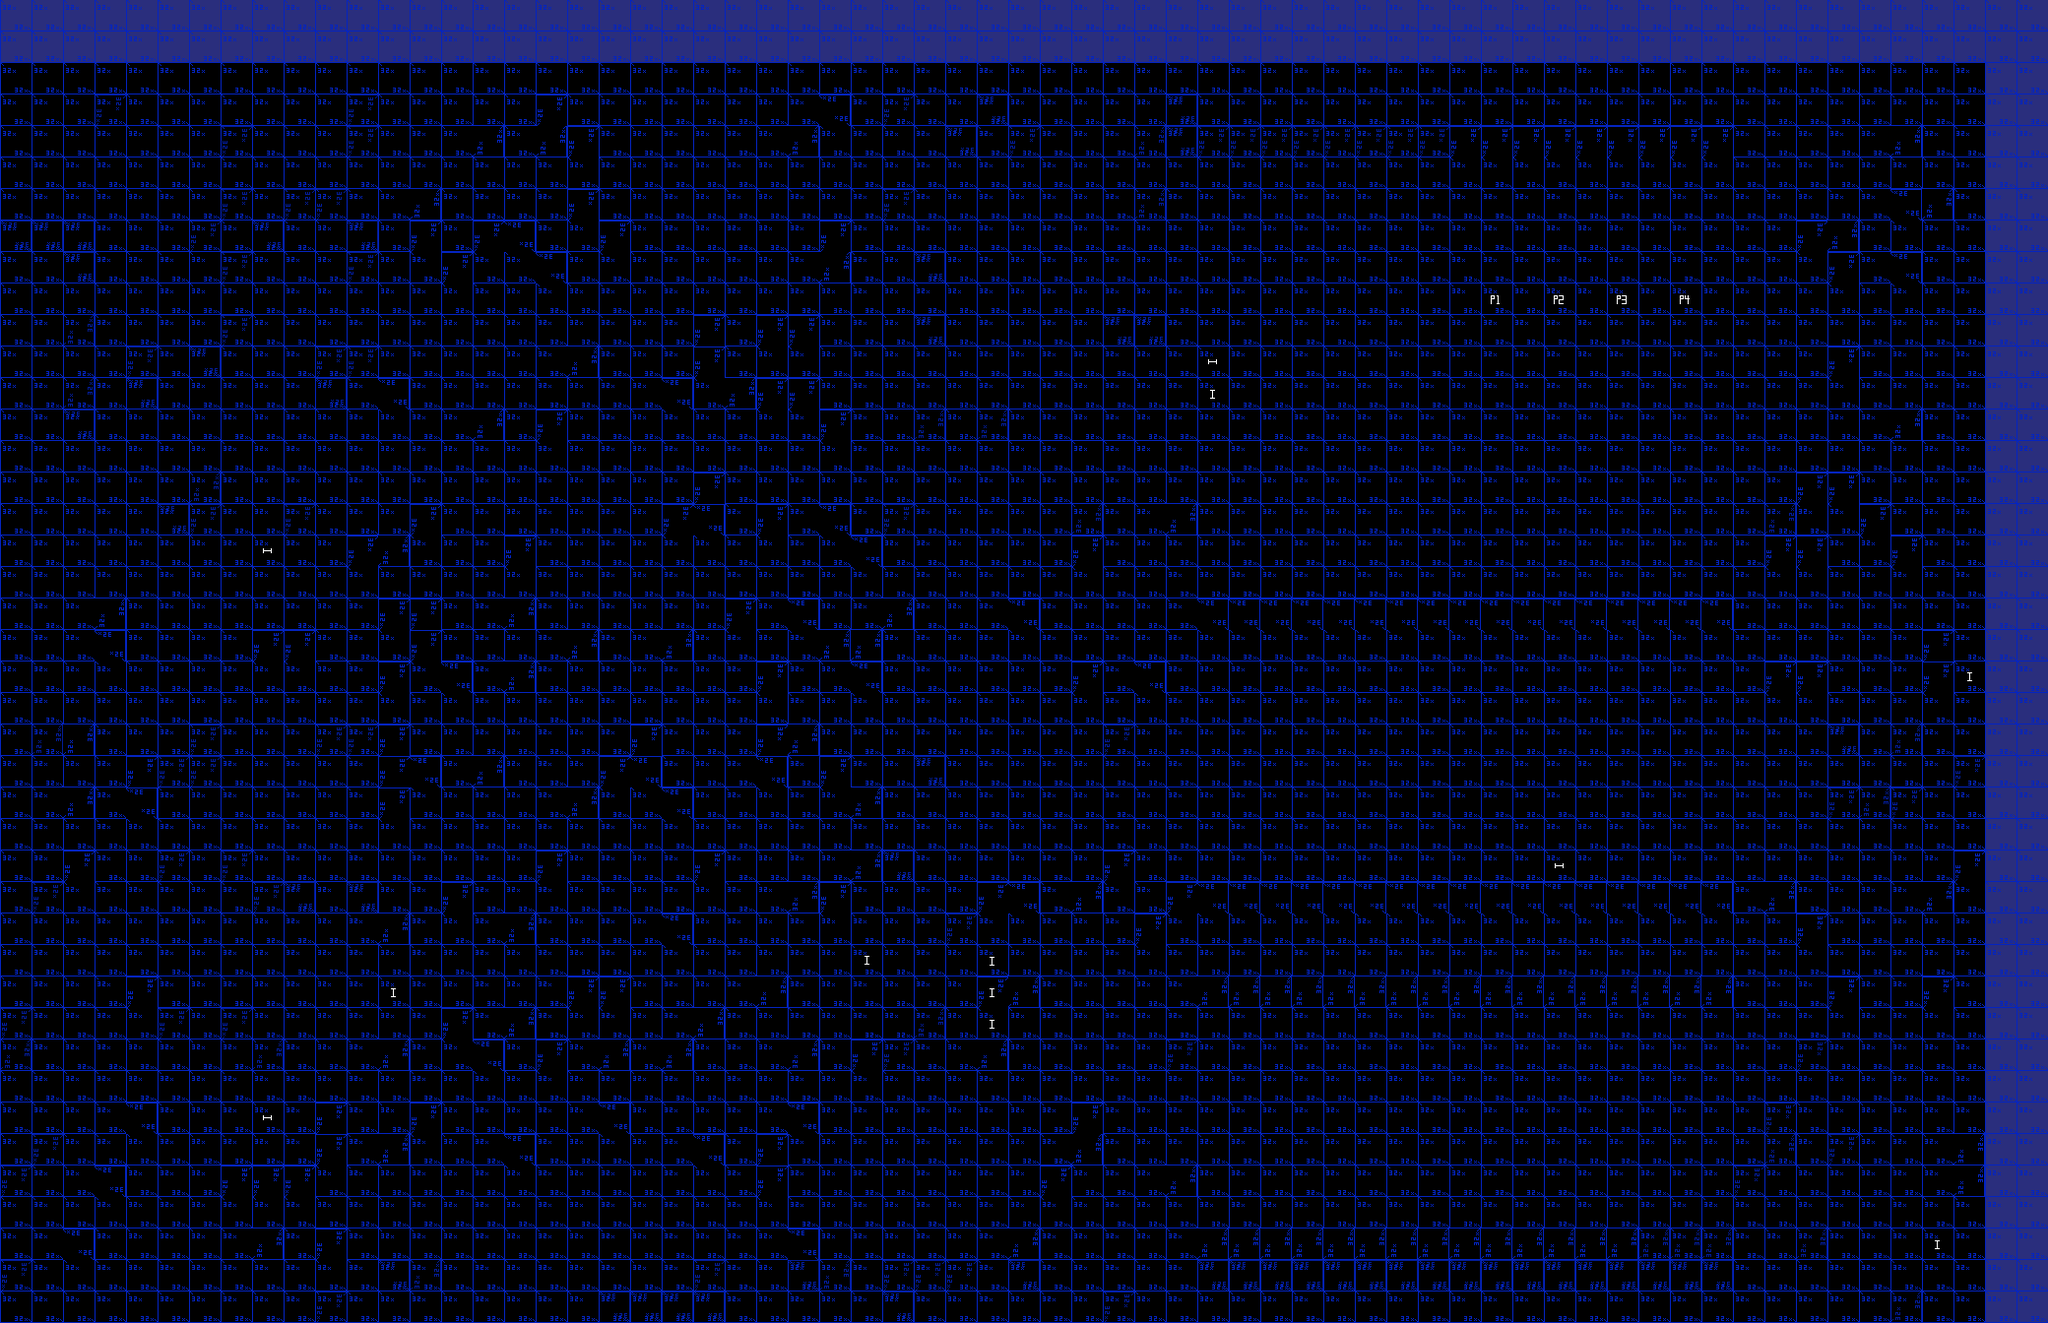

The image is a tile-based game level rendered from a .tmx file. Its description and source (layers, tilesets, objects; grid data summarised) follow:
An orthogonal 65x42 tile map with 32x32 px tiles, 3 tile layers (Tiles, Walls, Ingredients), 1 hidden layer not drawn, 2 tilesets.

<map version="1.0" orientation="orthogonal" renderorder="right-down" width="65" height="42" tilewidth="32" tileheight="32" backgroundcolor="#353b9f" nextobjectid="1">
 <tileset firstgid="1" source="../Ingredients.tsx" />
 <tileset firstgid="71" source="../Tiles.tsx" />
 <layer name="Tiles" width="65" height="42">
  <data>[2730 cells, 2520 non-empty, 5 distinct tile ids]</data>
 </layer>
 <layer name="Walls" width="65" height="42">
  <data>[2730 cells, 1232 non-empty, 3 distinct tile ids]</data>
 </layer>
 <layer name="Railing" width="65" height="42" visible="0">
  <data>[2730 cells, 0 non-empty, 0 distinct tile ids]</data>
 </layer>
 <layer name="Ingredients" width="65" height="42">
  <data>[2730 cells, 5 non-empty, 5 distinct tile ids]</data>
 </layer>
</map>